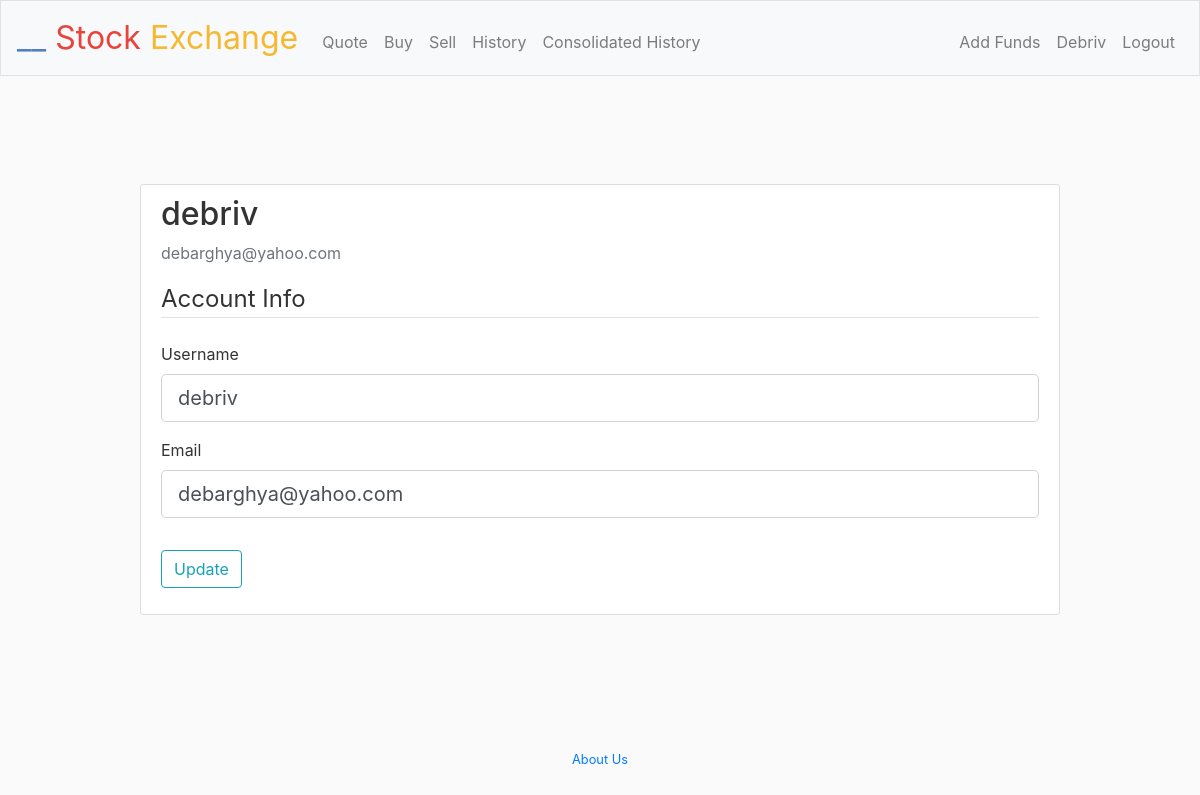
Page /account (signed in) on the committed database.
### webapp/models.py (models this page shows, shortened)
class User(db.Model, UserMixin):
    id = db.Column(db.Integer, primary_key= True)
    username = db.Column(db.String(20), unique=True, nullable=False)
    email = db.Column(db.String(120), unique=True, nullable=False)
    password = db.Column(db.String(60), nullable=False)
    user_stocks = db.relationship('User_stock', backref='author', lazy=True)
    user_funds = db.relationship('User_funds', backref='author2', lazy=True)

### webapp/users/routes.py (the view)
@users.route("/account", methods=['GET', 'POST'])
@login_required
def account():
    form = UpdateAccountForm()
    if form.validate_on_submit():
        current_user.username = form.username.data
        current_user.email = form.email.data
        db.session.commit()
        flash('Your account has been updated!','success')
        return redirect(url_for('users.account'))
    elif request.method == 'GET':
        form.username.data = current_user.username
        form.email.data =current_user.email
    return render_template('account.html', title ='Account', form=form )

### webapp/users/forms.py (shortened to what this page needs)
class UpdateAccountForm(FlaskForm):
    username = StringField('Username',
                        validators=[DataRequired(), Length(min=2, max=20)])
    email = StringField('Email',
                        validators=[DataRequired(), Email()])
    picture = FileField('Update Profile Picture', validators=[FileAllowed(['jpg','png'])])
    submit = SubmitField('Update')

### webapp/models.py (called while the page is built)
@login_manager.user_loader
def load_user(user_id):
    return User.query.get(int(user_id))

### webapp/templates/account.html (shortened to what this page needs)
{% extends "layout.html" %}
{% block content %}
<div class="content-section">
  <div class="media">
    <div class="media-body">
      <h2 class="account-heading">{{ current_user.username }}</h2>
      <p class="text-secondary">{{ current_user.email }}</p>
    </div>
  </div>
    <form method="POST" action="" enctype="multipart/form-data">
        <fieldset class="form-group">
            <legend class="border-bottom mb-4">Account Info</legend>
            <div class="form-group">
                {{ form.username.label(class="form-control-label") }}
                {% if form.username.errors %}
                    {{ form.username(class="form-control form-control-lg is-invalid") }}
                    <div class="invalid-feedback">
                        {% for error in form.username.errors %}
                            <span>{{ error }}</span>
                        {% endfor %}
                    </div>
                {% else %}
                    {{ form.username(class="form-control form-control-lg") }}
                {% endif %}
            </div>
            <div class="form-group">
                {{ form.email.label(class="form-control-label") }}
                {% if form.email.errors %}
                    {{ form.email(class="form-control form-control-lg is-invalid") }}
                    <div class="invalid-feedback">
                        {% for error in form.email.errors %}
                            <span>{{ error }}</span>
                        {% endfor %}
                    </div>
                {% else %}
                    {{ form.email(class="form-control form-control-lg") }}
                {% endif %}
            </div>
        </fieldset>
        <div class="form-group">
            {{ form.submit(class="btn btn-outline-info") }}
        </div>
    </form>
</div>
{% endblock content %}

### webapp/templates/layout.html (shortened to what this page needs)
<!DOCTYPE html>
<html>
  <head>
      <link rel="stylesheet" href="https://maxcdn.bootstrapcdn.com/bootstrap/4.0.0/css/bootstrap.min.css">
      <link rel="stylesheet" type="text/css" href="{{ url_for('static', filename='styles.css') }}">
  </head>
  <body class="d-flex flex-column min-vh-100">
    <nav class="navbar navbar-expand-md navbar-light bg-light border">
      <a class="navbar-brand" href="{{ url_for('main.home') }}">
        <span class="blue">__</span>
        <span class="red">Stock</span>
        <span class="yellow">Exchange</span>
      </a>
      <div class="collapse navbar-collapse" id="navbar">
        {% if current_user.is_authenticated %}
        <ul class="navbar-nav mb-auto mt-2">
          <li class="nav-item">
            <a class="nav-link" href="{{ url_for('main.home') }}">Quote  <span class="sr-only">(current)</span></a>
          </li>
          <li class="nav-item">
            <a class="nav-link" href="{{ url_for('users.buy') }}">Buy  <span class="sr-only">(current)</span></a>
          </li>
          <li class="nav-item">
            <a class="nav-link" href="{{ url_for('users.sell') }}">Sell  <span class="sr-only">(current)</span></a>
          </li>
          <li class="nav-item">
            <a class="nav-link" href="{{ url_for('users.history') }}">History  <span class="sr-only">(current)</span></a>
          </li>
          <li class="nav-item">
            <a class="nav-link" href="{{ url_for('users.consolidated_history') }}">Consolidated History  <span class="sr-only">(current)</span></a>
          </li>
        </ul>
        <ul class="navbar-nav ml-auto mt-2">
          {% if request.endpoint in  ['users.buy','users.account','users.history','users.consolidated_history']  %}
          <li class="nav-item">
            <a class="nav-link" href="{{ url_for('users.add_funds') }}">Add Funds  <span class="sr-only">(current)</span></a>
          </li>
          {% endif %}
          <li class="nav-item">
            <a class="nav-link" href="{{ url_for('users.account') }}">{{ current_user.username.capitalize() }}  <span class="sr-only">(current)</span></a>
          </li>
          <li class="nav-item">
            <a class="nav-link" href="{{ url_for('users.logout') }}">Logout  <span class="sr-only">(current)</span></a>
          </li>
          {% endif %}
        </ul>
      </div>
    </nav>
    <main role="body" class="container py-5" style="margin-top: 5%;">
      <div class="row" >
        <div class="col-lg-10 mx-auto">
          {% block content %}{% endblock %}
        </div>
      </div>
    </main>
    <footer class="mt-auto small text-center text-muted">
      <div >
        {% if request.endpoint != 'main.about'  %}
        <a class="mb-4" href="{{ url_for('main.about') }}" >About Us </a>
        {% else %}
        <a class="mb-4" href="https://www.linkedin.com/in/debarghya-bhattacharya">Developed by debriv</a>
        {% endif %}
      </div>
  </footer>
  </body>
</html>

### webapp/static/styles.css (style rules this page uses)
a { text-decoration: none; }
nav .navbar-brand { font-size: xx-large; }
nav .navbar-brand .blue { color: #537fbe; }
nav .navbar-brand .red { color: #ea433b; }
nav .navbar-brand .yellow { color: #f5b82e; }
main { overflow-x: auto; text-align: left; }
body { margin: 0; padding: 0; min-height: 100vh; display: flex; flex-direction: column; background: #fafafa; color: #333333; }
.content-section { background: #ffffff; padding: 10px 20px; border: 1px solid #dddddd; border-radius: 3px; }
footer { bottom: 0; width: 100%; height: 50px; }

### rows in the picture
User: username "Debriv", username "debriv", email "debarghya@yahoo.com"
